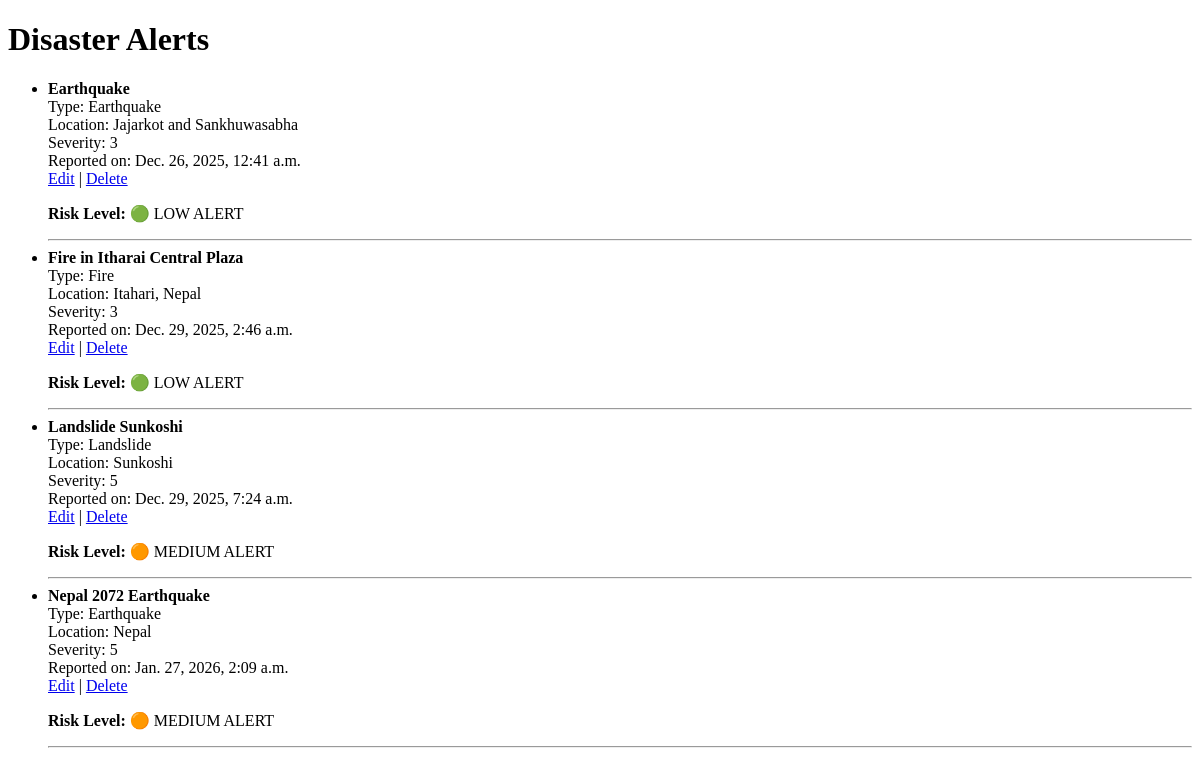
The page /disasters/ on the database as committed earlier.
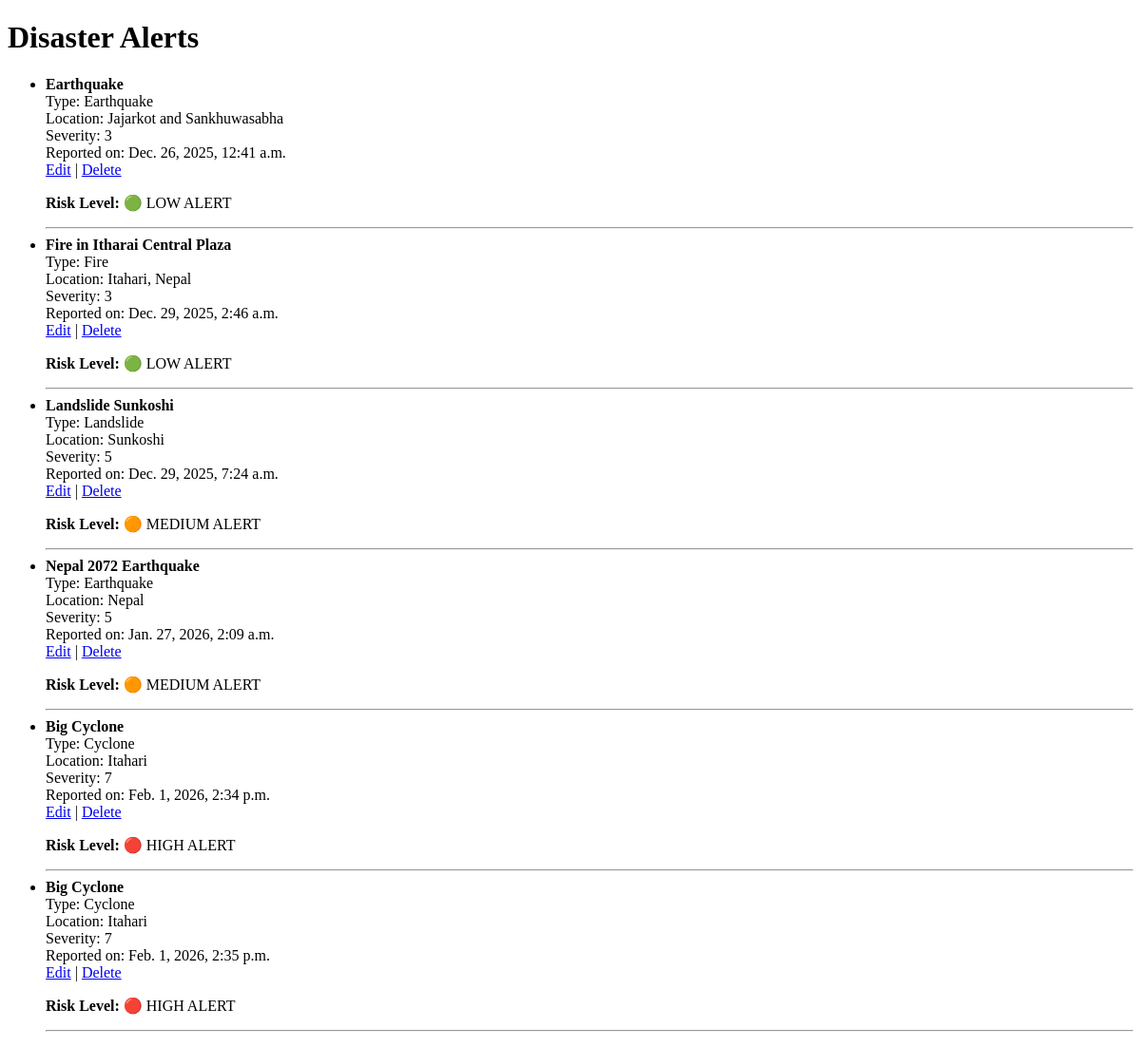
The same page on the database as committed later.
### core/models.py (models this page shows, shortened)
class Disaster(models.Model):
    title = models.CharField(max_length=200)
    disaster_type = models.CharField(max_length=50, choices=DISASTER_TYPES)
    location = models.CharField(max_length=200)
    severity_level = models.IntegerField()
    description = models.TextField()
    date_reported = models.DateTimeField(auto_now_add=True)
    def risk_level(self):
        if self.severity_level <= 3:
            return "LOW"
        elif self.severity_level <= 6:
            return "MEDIUM"
        else:
            return "HIGH"

### core/views.py (the view)
# urls.py: path('disasters/', views.disaster_list, name='disaster_list'),
def disaster_list(request):
    disasters = Disaster.objects.all()
    return render(request, 'core/disaster_list.html', {'disasters': disasters})

### core/templates/core/disaster_list.html (shortened to what this page needs)
<!DOCTYPE html>
<html>
<head>
</head>
<body>
    <h1>Disaster Alerts</h1>
    {% if disasters %}
        <ul>
            {% for disaster in disasters %}
                <li>
                    <strong>{{ disaster.title }}</strong><br>
                    Type: {{ disaster.disaster_type }}<br>
                    Location: {{ disaster.location }}<br>
                    Severity: {{ disaster.severity_level }}<br>
                    Reported on: {{ disaster.date_reported }}<br>
                    <a href="{% url 'edit_disaster' disaster.id %}">Edit</a> |
                    <a href="{% url 'delete_disaster' disaster.id %}">Delete</a>
                    <p><strong>Risk Level:</strong>
    {% if disaster.risk_level == "HIGH" %}
        🔴 HIGH ALERT
    {% elif disaster.risk_level == "MEDIUM" %}
        🟠 MEDIUM ALERT
    {% else %}
        🟢 LOW ALERT
    {% endif %}
</p>
                    <hr>
                </li>
            {% endfor %}
        </ul>
    {% else %}
        <p>No disasters reported yet.</p>
    {% endif %}
</body>
</html>

Rows that differ between the two databases and show on the page:
added Disaster: title "Big Cyclone", disaster_type "Cyclone", location "Itahari", severity_level "7", date_reported "Feb. 1, 2026, 2:34 p.m.", shows "🔴 HIGH ALERT"
added Disaster: title "Big Cyclone", disaster_type "Cyclone", location "Itahari", severity_level "7", date_reported "Feb. 1, 2026, 2:35 p.m.", shows "🔴 HIGH ALERT"
